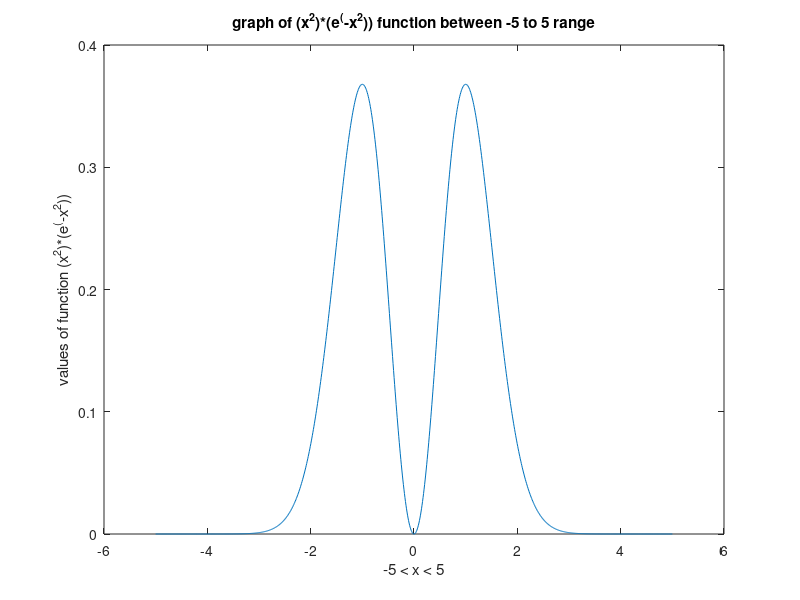

Here is the MATLAB script that generated this plot:
% Lab 1 Question 3
% It plots a graph of function (x^2)*(e^(-x^2))
% In range -5 to 5 
% x axis contains the range and y axis contains the values of function 
function y = l3q3()


x = linspace(-5, 5, 1000);%range of x from -5 to 5 points are 1000

y = x.^2 .* exp(-x.^2); % given function 


plot(x, y);

%title of graph
title('graph of (x^2)*(e^(-x^2)) function between -5 to 5 range');


xlabel('-5 < x < 5'); % x label

ylabel('values of function (x^2)*(e^(-x^2))'); % y label

